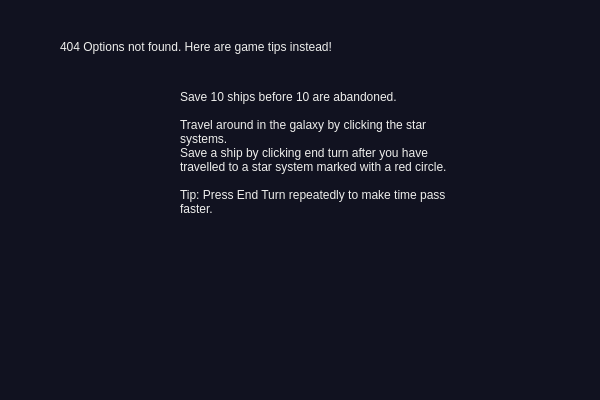
<?xml version="1.0" encoding="UTF-8"?>
<ui version="4.0">
 <class>HelpDialog</class>
 <widget class="QDialog" name="HelpDialog">
  <property name="geometry">
   <rect>
    <x>0</x>
    <y>0</y>
    <width>600</width>
    <height>400</height>
   </rect>
  </property>
  <property name="minimumSize">
   <size>
    <width>600</width>
    <height>400</height>
   </size>
  </property>
  <property name="maximumSize">
   <size>
    <width>600</width>
    <height>400</height>
   </size>
  </property>
  <property name="windowTitle">
   <string>Dialog</string>
  </property>
  <property name="styleSheet">
   <string notr="true">QDialog#HelpDialog {
	background-color: rgb(17, 18, 32);
	background-image: url(:/gfx/Assets/helpdialogbg_v2.png);
	border: 0;
}</string>
  </property>
  <widget class="QPushButton" name="okButton">
   <property name="geometry">
    <rect>
     <x>160</x>
     <y>340</y>
     <width>264</width>
     <height>49</height>
    </rect>
   </property>
   <property name="styleSheet">
    <string notr="true">QPushButton#okButton { 
    background-color: rgba(255, 255, 255, 0);
	image: url(:/gfx/Assets/DIAgotit.png);
    border: none; 
}
QPushButton#okButton:hover {
   background-color: rgba(0, 250, 255, 190); 
}
QPushButton#okButton:pressed { 
   background-color: rgba(250, 172, 0, 255); 
}</string>
   </property>
   <property name="text">
    <string/>
   </property>
  </widget>
  <widget class="QLabel" name="helpDialogHeader">
   <property name="geometry">
    <rect>
     <x>60</x>
     <y>40</y>
     <width>461</width>
     <height>21</height>
    </rect>
   </property>
   <property name="focusPolicy">
    <enum>Qt::NoFocus</enum>
   </property>
   <property name="styleSheet">
    <string notr="true">QLabel { 
	color: rgb(238, 238, 236);
	background: transparent;
}</string>
   </property>
   <property name="text">
    <string>404 Options not found. Here are game tips instead!</string>
   </property>
   <property name="textFormat">
    <enum>Qt::AutoText</enum>
   </property>
   <property name="alignment">
    <set>Qt::AlignJustify|Qt::AlignTop</set>
   </property>
  </widget>
  <widget class="QLabel" name="helpText1">
   <property name="geometry">
    <rect>
     <x>180</x>
     <y>90</y>
     <width>341</width>
     <height>181</height>
    </rect>
   </property>
   <property name="focusPolicy">
    <enum>Qt::NoFocus</enum>
   </property>
   <property name="styleSheet">
    <string notr="true">QLabel { 
	color: rgb(238, 238, 236);
	background: transparent;
}</string>
   </property>
   <property name="text">
    <string>Save 10 ships before 10 are abandoned.

Travel around in the galaxy by clicking the star
systems.
Save a ship by clicking end turn after you have
travelled to a star system marked with a red circle.

Tip: Press End Turn repeatedly to make time pass
faster.</string>
   </property>
   <property name="textFormat">
    <enum>Qt::AutoText</enum>
   </property>
   <property name="alignment">
    <set>Qt::AlignJustify|Qt::AlignTop</set>
   </property>
  </widget>
  <zorder>helpDialogHeader</zorder>
  <zorder>okButton</zorder>
  <zorder>helpText1</zorder>
 </widget>
 <resources/>
 <connections>
  <connection>
   <sender>okButton</sender>
   <signal>clicked()</signal>
   <receiver>HelpDialog</receiver>
   <slot>close()</slot>
   <hints>
    <hint type="sourcelabel">
     <x>273</x>
     <y>352</y>
    </hint>
    <hint type="destinationlabel">
     <x>459</x>
     <y>325</y>
    </hint>
   </hints>
  </connection>
 </connections>
</ui>
